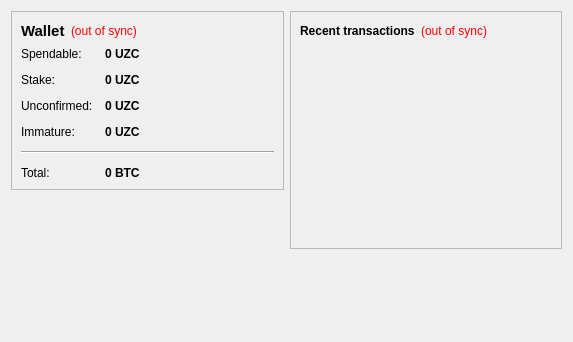
<?xml version="1.0" encoding="UTF-8"?>
<ui version="4.0">
 <class>OverviewPage</class>
 <widget class="QWidget" name="OverviewPage">
  <property name="geometry">
   <rect>
    <x>0</x>
    <y>0</y>
    <width>573</width>
    <height>342</height>
   </rect>
  </property>
  <property name="windowTitle">
   <string>Form</string>
  </property>
  <layout class="QHBoxLayout" name="horizontalLayout" stretch="1,1">
   <item>
    <layout class="QVBoxLayout" name="verticalLayout_2">
     <item>
      <widget class="QFrame" name="frame">
       <property name="frameShape">
        <enum>QFrame::StyledPanel</enum>
       </property>
       <property name="frameShadow">
        <enum>QFrame::Raised</enum>
       </property>
       <layout class="QVBoxLayout" name="verticalLayout_4">
        <item>
         <layout class="QHBoxLayout" name="horizontalLayout_4">
          <item>
           <widget class="QLabel" name="label_5">
            <property name="font">
             <font>
              <pointsize>11</pointsize>
              <weight>75</weight>
              <bold>true</bold>
             </font>
            </property>
            <property name="text">
             <string>Wallet</string>
            </property>
           </widget>
          </item>
          <item>
           <widget class="QLabel" name="labelWalletStatus">
            <property name="toolTip">
             <string>The displayed information may be out of date. Your wallet automatically synchronizes with the uzchain network after a connection is established, but this process has not completed yet.</string>
            </property>
            <property name="styleSheet">
             <string notr="true">QLabel { color: red; }</string>
            </property>
            <property name="text">
             <string notr="true">(out of sync)</string>
            </property>
            <property name="alignment">
             <set>Qt::AlignLeading|Qt::AlignLeft|Qt::AlignVCenter</set>
            </property>
           </widget>
          </item>
          <item>
           <spacer name="horizontalSpacer_2">
            <property name="orientation">
             <enum>Qt::Horizontal</enum>
            </property>
            <property name="sizeHint" stdset="0">
             <size>
              <width>40</width>
              <height>20</height>
             </size>
            </property>
           </spacer>
          </item>
         </layout>
        </item>
        <item>
         <layout class="QFormLayout" name="formLayout_2">
          <property name="fieldGrowthPolicy">
           <enum>QFormLayout::AllNonFixedFieldsGrow</enum>
          </property>
          <property name="horizontalSpacing">
           <number>12</number>
          </property>
          <property name="verticalSpacing">
           <number>12</number>
          </property>
          <item row="0" column="0">
           <widget class="QLabel" name="label">
            <property name="text">
             <string>Spendable:</string>
            </property>
           </widget>
          </item>
          <item row="0" column="1">
           <widget class="QLabel" name="labelBalance">
            <property name="font">
             <font>
              <weight>75</weight>
              <bold>true</bold>
             </font>
            </property>
            <property name="cursor">
             <cursorShape>IBeamCursor</cursorShape>
            </property>
            <property name="toolTip">
             <string>Your current spendable balance</string>
            </property>
            <property name="text">
             <string notr="true">0 UZC</string>
            </property>
            <property name="textInteractionFlags">
             <set>Qt::LinksAccessibleByMouse|Qt::TextSelectableByKeyboard|Qt::TextSelectableByMouse</set>
            </property>
           </widget>
          </item>
          <item row="1" column="0">
           <widget class="QLabel" name="label_6">
            <property name="text">
             <string>Stake:</string>
            </property>
           </widget>
          </item>
          <item row="1" column="1">
           <widget class="QLabel" name="labelStake">
            <property name="font">
             <font>
              <weight>75</weight>
              <bold>true</bold>
             </font>
            </property>
            <property name="cursor">
             <cursorShape>IBeamCursor</cursorShape>
            </property>
            <property name="toolTip">
             <string>Total of coins that was staked, and do not yet count toward the current balance</string>
            </property>
            <property name="text">
             <string notr="true">0 UZC</string>
            </property>
            <property name="textInteractionFlags">
             <set>Qt::LinksAccessibleByMouse|Qt::TextSelectableByKeyboard|Qt::TextSelectableByMouse</set>
            </property>
           </widget>
          </item>
          <item row="2" column="0">
           <widget class="QLabel" name="label_3">
            <property name="text">
             <string>Unconfirmed:</string>
            </property>
           </widget>
          </item>
          <item row="2" column="1">
           <widget class="QLabel" name="labelUnconfirmed">
            <property name="font">
             <font>
              <weight>75</weight>
              <bold>true</bold>
             </font>
            </property>
            <property name="cursor">
             <cursorShape>IBeamCursor</cursorShape>
            </property>
            <property name="toolTip">
             <string>Total of transactions that have yet to be confirmed, and do not yet count toward the current balance</string>
            </property>
            <property name="text">
             <string notr="true">0 UZC</string>
            </property>
            <property name="textInteractionFlags">
             <set>Qt::LinksAccessibleByMouse|Qt::TextSelectableByKeyboard|Qt::TextSelectableByMouse</set>
            </property>
           </widget>
          </item>
          <item row="3" column="0">
           <widget class="QLabel" name="labelImmatureText">
            <property name="text">
             <string>Immature:</string>
            </property>
           </widget>
          </item>
          <item row="3" column="1">
           <widget class="QLabel" name="labelImmature">
            <property name="font">
             <font>
              <weight>75</weight>
              <bold>true</bold>
             </font>
            </property>
            <property name="toolTip">
             <string>Mined balance that has not yet matured</string>
            </property>
            <property name="text">
             <string notr="true">0 UZC</string>
            </property>
            <property name="textInteractionFlags">
             <set>Qt::LinksAccessibleByMouse|Qt::TextSelectableByKeyboard|Qt::TextSelectableByMouse</set>
            </property>
           </widget>
          </item>
          <item row="4" column="0" colspan="2">
           <widget class="Line" name="line">
            <property name="orientation">
             <enum>Qt::Horizontal</enum>
            </property>
           </widget>
          </item>
          <item row="5" column="0">
           <widget class="QLabel" name="labelTotalText">
            <property name="text">
             <string>Total:</string>
            </property>
           </widget>
          </item>
          <item row="5" column="1">
           <widget class="QLabel" name="labelTotal">
            <property name="font">
             <font>
              <weight>75</weight>
              <bold>true</bold>
             </font>
            </property>
            <property name="cursor">
             <cursorShape>IBeamCursor</cursorShape>
            </property>
            <property name="toolTip">
             <string>Your current total balance</string>
            </property>
            <property name="text">
             <string notr="true">0 BTC</string>
            </property>
            <property name="textInteractionFlags">
             <set>Qt::LinksAccessibleByMouse|Qt::TextSelectableByKeyboard|Qt::TextSelectableByMouse</set>
            </property>
           </widget>
          </item>
         </layout>
        </item>
       </layout>
      </widget>
     </item>
     <item>
      <spacer name="verticalSpacer">
       <property name="orientation">
        <enum>Qt::Vertical</enum>
       </property>
       <property name="sizeHint" stdset="0">
        <size>
         <width>20</width>
         <height>40</height>
        </size>
       </property>
      </spacer>
     </item>
    </layout>
   </item>
   <item>
    <layout class="QVBoxLayout" name="verticalLayout_3">
     <item>
      <widget class="QFrame" name="frame_2">
       <property name="frameShape">
        <enum>QFrame::StyledPanel</enum>
       </property>
       <property name="frameShadow">
        <enum>QFrame::Raised</enum>
       </property>
       <layout class="QVBoxLayout" name="verticalLayout">
        <item>
         <layout class="QHBoxLayout" name="horizontalLayout_2">
          <item>
           <widget class="QLabel" name="label_4">
            <property name="text">
             <string>&lt;b&gt;Recent transactions&lt;/b&gt;</string>
            </property>
           </widget>
          </item>
          <item>
           <widget class="QLabel" name="labelTransactionsStatus">
            <property name="toolTip">
             <string>The displayed information may be out of date. Your wallet automatically synchronizes with the uzchain network after a connection is established, but this process has not completed yet.</string>
            </property>
            <property name="styleSheet">
             <string notr="true">QLabel { color: red; }</string>
            </property>
            <property name="text">
             <string notr="true">(out of sync)</string>
            </property>
            <property name="alignment">
             <set>Qt::AlignRight|Qt::AlignTrailing|Qt::AlignVCenter</set>
            </property>
           </widget>
          </item>
          <item>
           <spacer name="horizontalSpacer">
            <property name="orientation">
             <enum>Qt::Horizontal</enum>
            </property>
            <property name="sizeHint" stdset="0">
             <size>
              <width>40</width>
              <height>20</height>
             </size>
            </property>
           </spacer>
          </item>
         </layout>
        </item>
        <item>
         <widget class="QListView" name="listTransactions">
          <property name="styleSheet">
           <string notr="true">QListView { background: transparent; }</string>
          </property>
          <property name="frameShape">
           <enum>QFrame::NoFrame</enum>
          </property>
          <property name="verticalScrollBarPolicy">
           <enum>Qt::ScrollBarAlwaysOff</enum>
          </property>
          <property name="horizontalScrollBarPolicy">
           <enum>Qt::ScrollBarAlwaysOff</enum>
          </property>
          <property name="selectionMode">
           <enum>QAbstractItemView::NoSelection</enum>
          </property>
         </widget>
        </item>
       </layout>
      </widget>
     </item>
     <item>
      <spacer name="verticalSpacer_2">
       <property name="orientation">
        <enum>Qt::Vertical</enum>
       </property>
       <property name="sizeHint" stdset="0">
        <size>
         <width>20</width>
         <height>40</height>
        </size>
       </property>
      </spacer>
     </item>
    </layout>
   </item>
  </layout>
 </widget>
 <resources/>
 <connections/>
</ui>
